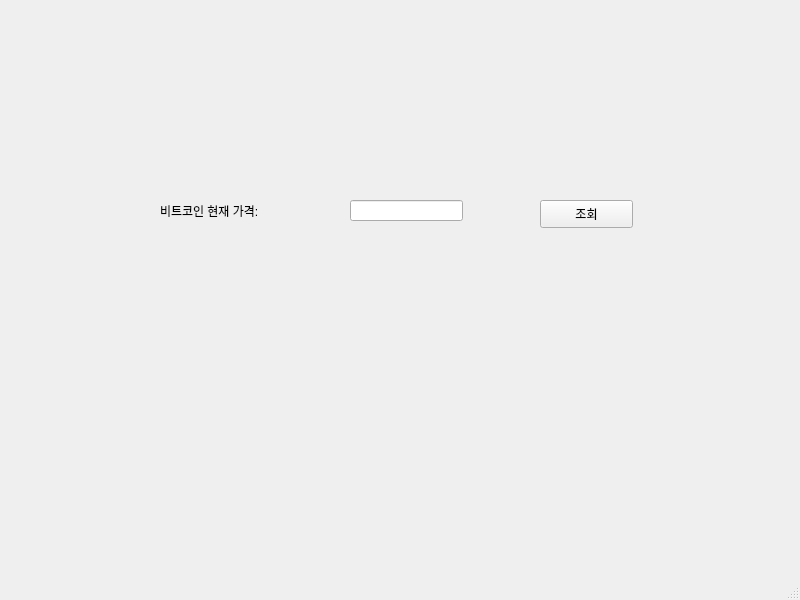
<?xml version="1.0" encoding="UTF-8"?>
<ui version="4.0">
 <class>MainWindow</class>
 <widget class="QMainWindow" name="MainWindow">
  <property name="geometry">
   <rect>
    <x>0</x>
    <y>0</y>
    <width>800</width>
    <height>600</height>
   </rect>
  </property>
  <property name="windowTitle">
   <string>MainWindow</string>
  </property>
  <widget class="QWidget" name="centralwidget">
   <widget class="QPushButton" name="pushButton">
    <property name="geometry">
     <rect>
      <x>540</x>
      <y>200</y>
      <width>93</width>
      <height>28</height>
     </rect>
    </property>
    <property name="text">
     <string>조회</string>
    </property>
   </widget>
   <widget class="QLabel" name="label">
    <property name="geometry">
     <rect>
      <x>160</x>
      <y>190</y>
      <width>141</width>
      <height>41</height>
     </rect>
    </property>
    <property name="text">
     <string>비트코인 현재 가격:</string>
    </property>
   </widget>
   <widget class="QLineEdit" name="lineEdit">
    <property name="geometry">
     <rect>
      <x>350</x>
      <y>200</y>
      <width>113</width>
      <height>21</height>
     </rect>
    </property>
   </widget>
  </widget>
  <widget class="QMenuBar" name="menubar">
   <property name="geometry">
    <rect>
     <x>0</x>
     <y>0</y>
     <width>800</width>
     <height>26</height>
    </rect>
   </property>
  </widget>
  <widget class="QStatusBar" name="statusbar"/>
 </widget>
 <resources/>
 <connections/>
</ui>
